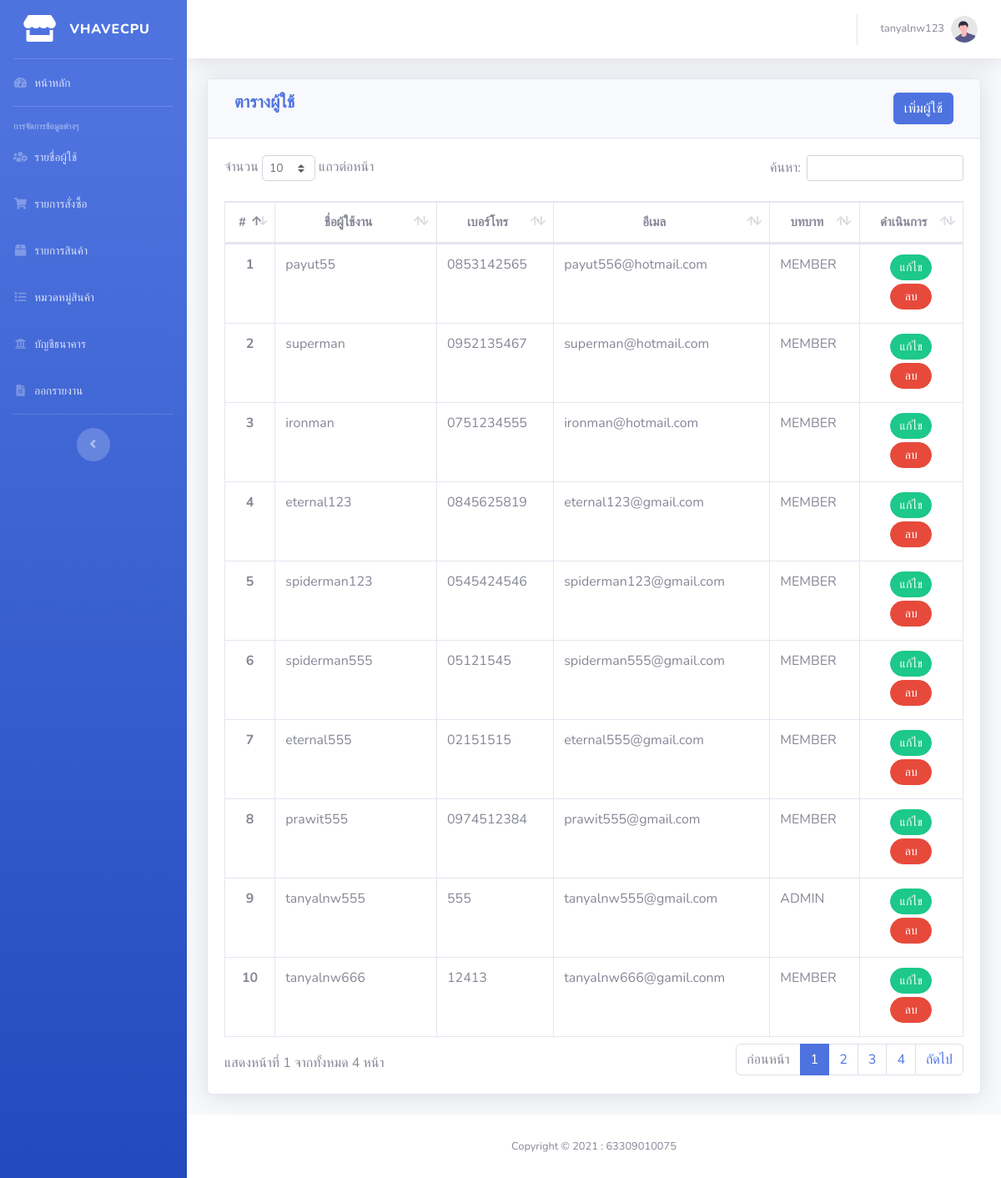
The app's page /admin/users.php (signed in) with its own data.
### tables this page shows
CREATE TABLE `tb_users` (
  `id_user` int(11) NOT NULL,
  `username` varchar(50) NOT NULL,
  `password` varchar(255) NOT NULL,
  `fullname` varchar(50) NOT NULL,
  `tel` varchar(10) NOT NULL,
  `email` varchar(50) NOT NULL,
  `address` text NOT NULL,
  `role` varchar(20) NOT NULL,
  `created_at` timestamp NOT NULL DEFAULT current_timestamp() ON UPDATE current_timestamp()
);

### admin/users.php (the view, shortened to what this page needs)
<?php
    include './layouts/head.php';
?>
    <div id="wrapper">
        <?php include './layouts/sidebar.php' ?>
        <div id="content-wrapper" class="d-flex flex-column">
            <div id="content">
                <?php include './layouts/topbar.php' ?>
                <div class="container-fluid">
                    <div class="card shadow mb-4">
                        <div class="card-header py-3">
                            <div class="row m-0">
                                <div class="col-6">
                                    <h5 class="m-0 font-weight-bold text-primary">ตารางผู้ใช้</h5>
                                </div>
                                <div class="col-6 text-right">
                                    <button class="btn btn-primary" data-toggle='modal' data-target='#UserAddModal'>เพิ่มผู้ใช้</button>
                                </div>
                            </div>
                        </div>
                        <div class="card-body">
                            <div class="table-responsive">
                                <table class="table table-bordered" id="dataTable" width="100%" cellspacing="0">
                                    <thead class='text-center text-product'>
                                        <th>#</th>
                                        <th>ชื่อผู้ใช้งาน</th>
                                        <th>เบอร์โทร</th>
                                        <th>อีเมล</th>
                                        <th>บทบาท</th>
                                        <th>ดำเนินการ</th>
                                    </thead>
                                    <tbody>
                                        <?php
                                            $i=1;
                                            $uname = $_SESSION["uname"];
                                            $sql = "SELECT *
                                                    FROM tb_users
                                                    WHERE username != '$uname'
                                                    ORDER BY id_user";
                                            $result = mysqli_query($conn, $sql);
                                            while($row=mysqli_fetch_assoc($result)){ ?>
                                            <tr>
                                                <th class='text-center'><?=$i?></th>
                                                <td><?=$row['username']?></td>
                                                <td><?=$row['tel']?></td>
                                                <td><?=$row['email']?></td>
                                                <td><?=strtoupper($row['role'])?></td>
                                                <td class='text-center'>
                                                    <button type="button" class="btn btn-success btn-sm w-50 rounded-pill" onclick="modal_edit_user(<?=$row['id_user']?>)">
                                                        แก้ไข
                                                    </button>
                                                    <button type="button" class="btn btn-danger btn-sm w-50 rounded-pill my-1" onclick="modal_del_user(<?=$row['id_user']?>)">
                                                        ลบ
                                                    </button>
                                                </td>
                                            </tr>
                                        <?php $i++; } ?>
                                    </tbody>
                                </table>
                            </div>
                        </div>
                    </div>
                </div>
            </div>
            <?php include './layouts/footer.php' ?>
        </div>
    </div>
</body>
</html>

### admin/layouts/head.php (style rules this page uses)
.text-product { font-size: 15px; }

### records on screen
tb_users: username "payut55", tel "0853142565", email "payut556@hotmail.com", role "MEMBER"
tb_users: username "superman", tel "0952135467", email "superman@hotmail.com", role "MEMBER"
tb_users: username "ironman", tel "0751234555", email "ironman@hotmail.com", role "MEMBER"
tb_users: username "eternal123", tel "0845625819", email "eternal123@gmail.com", role "MEMBER"
tb_users: username "spiderman123", tel "0545424546", email "spiderman123@gmail.com", role "MEMBER"
tb_users: username "spiderman555", tel "05121545", email "spiderman555@gmail.com", role "MEMBER"
tb_users: username "eternal555", tel "02151515", email "eternal555@gmail.com", role "MEMBER"
tb_users: username "prawit555", tel "0974512384", email "prawit555@gmail.com", role "MEMBER"
tb_users: username "tanyalnw555", tel "555", email "tanyalnw555@gmail.com", role "ADMIN"
tb_users: username "tanyalnw666", tel "12413", email "tanyalnw666@gamil.conm", role "MEMBER"

### other values on screen
$_SESSION["uname"] "tanyalnw123"
